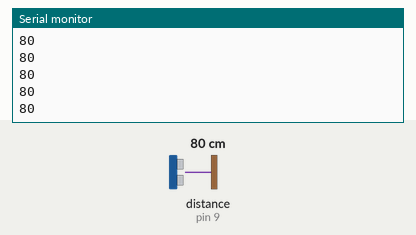
The sketch below on a simulated Arduino Uno, built with avr-gcc and run on an emulated ATmega328P. On the bench: the last lines printed to the serial monitor. Wiring (inferred from the names in the program): ultrasonic range finder: trigger pin 10; echo pin 9. The test bench sets the inputs (shaded band); at power-on: distance to the obstacle (sensor on pin 9) 80 cm. The echo pulse lasts 58.3 µs per cm.

Above: at 1.2 s.
1.3 s: distance to the obstacle (sensor on pin 9) set to 2 cm
At 2.2 s:
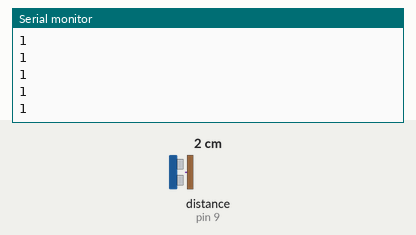
2.8 s: distance to the obstacle (sensor on pin 9) set to 4 cm
At 3.4 s:
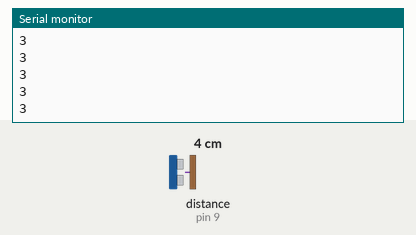
Timing chart, 0 to 5.8 s (numbered marks = the images above; inputs shaded):
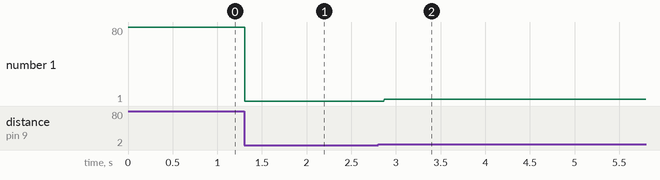

Measured:
- after the input at 1.3 s, the serial monitor: prints a new line at once (image 1)
- after the input at 2.8 s, the serial monitor: prints a new line after 0.07 s (image 2)
- plotted number 1: 80 → 1 after the input at 1.3 s, 1 → 3 after the input at 2.8 s

The sketch:

Mois_10_Test_US.ino
```cpp
int TRIG_PIN = 10;
int ECHO_PIN = 9;

void setup() {
  Serial.begin(9600);
  pinMode(TRIG_PIN, OUTPUT);
  digitalWrite(TRIG_PIN, LOW);
  pinMode(ECHO_PIN, INPUT);
}

void loop() {
    digitalWrite(TRIG_PIN, HIGH);
    delayMicroseconds(10);
    digitalWrite(TRIG_PIN, LOW);
    Serial.println(pulseIn(ECHO_PIN, HIGH)/58);
}
```
